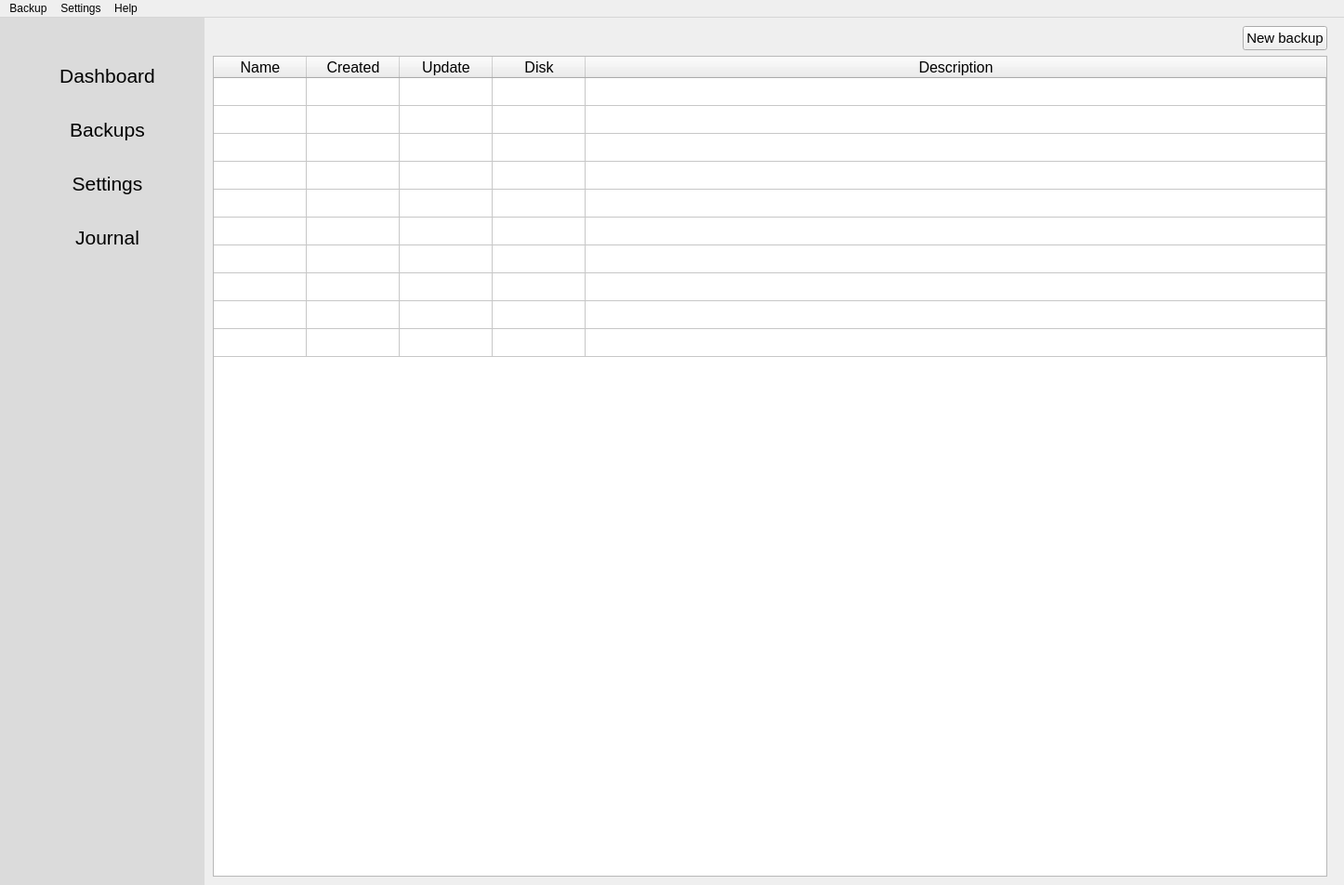
<?xml version="1.0" encoding="UTF-8"?>
<ui version="4.0">
 <class>MainWindow</class>
 <widget class="QMainWindow" name="MainWindow">
  <property name="geometry">
   <rect>
    <x>0</x>
    <y>0</y>
    <width>1446</width>
    <height>952</height>
   </rect>
  </property>
  <property name="font">
   <font>
    <pointsize>12</pointsize>
   </font>
  </property>
  <property name="windowTitle">
   <string>0.0.0.1</string>
  </property>
  <property name="tabShape">
   <enum>QTabWidget::Rounded</enum>
  </property>
  <property name="unifiedTitleAndToolBarOnMac">
   <bool>false</bool>
  </property>
  <widget class="QWidget" name="centralwidget">
   <layout class="QFormLayout" name="formLayout_2">
    <property name="horizontalSpacing">
     <number>0</number>
    </property>
    <property name="leftMargin">
     <number>0</number>
    </property>
    <property name="topMargin">
     <number>0</number>
    </property>
    <property name="bottomMargin">
     <number>0</number>
    </property>
    <item row="0" column="0">
     <widget class="QFrame" name="frame">
      <property name="minimumSize">
       <size>
        <width>220</width>
        <height>0</height>
       </size>
      </property>
      <property name="maximumSize">
       <size>
        <width>220</width>
        <height>16777215</height>
       </size>
      </property>
      <property name="font">
       <font>
        <pointsize>9</pointsize>
       </font>
      </property>
      <property name="styleSheet">
       <string notr="true">background-color: rgb(219, 219, 219);</string>
      </property>
      <layout class="QVBoxLayout" name="verticalLayout_ContolPanel">
       <property name="spacing">
        <number>33</number>
       </property>
       <property name="leftMargin">
        <number>11</number>
       </property>
       <property name="topMargin">
        <number>0</number>
       </property>
       <property name="rightMargin">
        <number>0</number>
       </property>
       <property name="bottomMargin">
        <number>0</number>
       </property>
       <item>
        <spacer name="verticalSpacer">
         <property name="orientation">
          <enum>Qt::Vertical</enum>
         </property>
         <property name="sizeType">
          <enum>QSizePolicy::Fixed</enum>
         </property>
         <property name="sizeHint" stdset="0">
          <size>
           <width>20</width>
           <height>50</height>
          </size>
         </property>
        </spacer>
       </item>
       <item>
        <widget class="CustomButton" name="pushButton_dashboard">
         <property name="sizePolicy">
          <sizepolicy hsizetype="Preferred" vsizetype="Fixed">
           <horstretch>0</horstretch>
           <verstretch>0</verstretch>
          </sizepolicy>
         </property>
         <property name="minimumSize">
          <size>
           <width>150</width>
           <height>0</height>
          </size>
         </property>
         <property name="font">
          <font>
           <pointsize>16</pointsize>
          </font>
         </property>
         <property name="styleSheet">
          <string notr="true">border:none;
</string>
         </property>
         <property name="text">
          <string>Dashboard</string>
         </property>
         <property name="iconSize">
          <size>
           <width>32</width>
           <height>32</height>
          </size>
         </property>
         <property name="checkable">
          <bool>true</bool>
         </property>
        </widget>
       </item>
       <item>
        <widget class="CustomButton" name="pushButton_backups">
         <property name="font">
          <font>
           <pointsize>16</pointsize>
          </font>
         </property>
         <property name="styleSheet">
          <string notr="true">border:none;</string>
         </property>
         <property name="text">
          <string>Backups</string>
         </property>
         <property name="checkable">
          <bool>true</bool>
         </property>
        </widget>
       </item>
       <item>
        <widget class="CustomButton" name="pushButton_settings">
         <property name="font">
          <font>
           <pointsize>16</pointsize>
          </font>
         </property>
         <property name="styleSheet">
          <string notr="true">border:none;</string>
         </property>
         <property name="text">
          <string>Settings</string>
         </property>
         <property name="checkable">
          <bool>true</bool>
         </property>
        </widget>
       </item>
       <item>
        <widget class="CustomButton" name="pushButton_history">
         <property name="font">
          <font>
           <pointsize>16</pointsize>
          </font>
         </property>
         <property name="autoFillBackground">
          <bool>false</bool>
         </property>
         <property name="styleSheet">
          <string notr="true">border:none;</string>
         </property>
         <property name="text">
          <string>Journal</string>
         </property>
         <property name="iconSize">
          <size>
           <width>150</width>
           <height>32</height>
          </size>
         </property>
         <property name="checkable">
          <bool>true</bool>
         </property>
        </widget>
       </item>
       <item>
        <spacer name="verticalSpacer_3">
         <property name="orientation">
          <enum>Qt::Vertical</enum>
         </property>
         <property name="sizeHint" stdset="0">
          <size>
           <width>20</width>
           <height>40</height>
          </size>
         </property>
        </spacer>
       </item>
      </layout>
     </widget>
    </item>
    <item row="0" column="1">
     <layout class="QVBoxLayout" name="verticalLayout_10">
      <property name="spacing">
       <number>0</number>
      </property>
      <item>
       <widget class="QStackedWidget" name="stackedWidget">
        <property name="font">
         <font>
          <pointsize>12</pointsize>
         </font>
        </property>
        <property name="lineWidth">
         <number>0</number>
        </property>
        <property name="currentIndex">
         <number>1</number>
        </property>
        <widget class="QWidget" name="page_dashboard">
         <widget class="QLabel" name="label">
          <property name="geometry">
           <rect>
            <x>390</x>
            <y>250</y>
            <width>391</width>
            <height>241</height>
           </rect>
          </property>
          <property name="text">
           <string>Dashboard</string>
          </property>
          <property name="alignment">
           <set>Qt::AlignCenter</set>
          </property>
         </widget>
        </widget>
        <widget class="QWidget" name="page_create_backup">
         <property name="font">
          <font>
           <pointsize>11</pointsize>
          </font>
         </property>
         <layout class="QVBoxLayout" name="verticalLayout_2">
          <item>
           <layout class="QVBoxLayout" name="verticalLayout">
            <item>
             <layout class="QHBoxLayout" name="horizontalLayout">
              <item>
               <spacer name="horizontalSpacer">
                <property name="orientation">
                 <enum>Qt::Horizontal</enum>
                </property>
                <property name="sizeHint" stdset="0">
                 <size>
                  <width>40</width>
                  <height>20</height>
                 </size>
                </property>
               </spacer>
              </item>
              <item>
               <widget class="QPushButton" name="pushButton_create_backup">
                <property name="text">
                 <string>New backup</string>
                </property>
               </widget>
              </item>
             </layout>
            </item>
            <item>
             <widget class="QTableWidget" name="tableWidget">
              <property name="sizePolicy">
               <sizepolicy hsizetype="Expanding" vsizetype="Expanding">
                <horstretch>0</horstretch>
                <verstretch>0</verstretch>
               </sizepolicy>
              </property>
              <property name="font">
               <font>
                <pointsize>12</pointsize>
               </font>
              </property>
              <property name="editTriggers">
               <set>QAbstractItemView::AnyKeyPressed|QAbstractItemView::DoubleClicked|QAbstractItemView::EditKeyPressed|QAbstractItemView::SelectedClicked</set>
              </property>
              <property name="gridStyle">
               <enum>Qt::SolidLine</enum>
              </property>
              <property name="rowCount">
               <number>10</number>
              </property>
              <property name="columnCount">
               <number>5</number>
              </property>
              <attribute name="horizontalHeaderMinimumSectionSize">
               <number>70</number>
              </attribute>
              <attribute name="horizontalHeaderShowSortIndicator" stdset="0">
               <bool>true</bool>
              </attribute>
              <attribute name="horizontalHeaderStretchLastSection">
               <bool>true</bool>
              </attribute>
              <attribute name="verticalHeaderVisible">
               <bool>false</bool>
              </attribute>
              <row/>
              <row/>
              <row/>
              <row/>
              <row/>
              <row/>
              <row/>
              <row/>
              <row/>
              <row/>
              <column>
               <property name="text">
                <string>Name</string>
               </property>
              </column>
              <column>
               <property name="text">
                <string>Created</string>
               </property>
               <property name="background">
                <color>
                 <red>170</red>
                 <green>0</green>
                 <blue>127</blue>
                </color>
               </property>
              </column>
              <column>
               <property name="text">
                <string>Update</string>
               </property>
              </column>
              <column>
               <property name="text">
                <string>Disk</string>
               </property>
              </column>
              <column>
               <property name="text">
                <string>Description</string>
               </property>
              </column>
             </widget>
            </item>
           </layout>
          </item>
         </layout>
        </widget>
        <widget class="QWidget" name="page_settings">
         <property name="font">
          <font>
           <pointsize>9</pointsize>
          </font>
         </property>
         <widget class="QLabel" name="label_3">
          <property name="geometry">
           <rect>
            <x>220</x>
            <y>220</y>
            <width>691</width>
            <height>281</height>
           </rect>
          </property>
          <property name="text">
           <string>SETTINGS PAGE</string>
          </property>
          <property name="alignment">
           <set>Qt::AlignCenter</set>
          </property>
         </widget>
        </widget>
        <widget class="QWidget" name="page_history">
         <property name="font">
          <font>
           <pointsize>9</pointsize>
          </font>
         </property>
         <widget class="QLabel" name="label_4">
          <property name="geometry">
           <rect>
            <x>240</x>
            <y>230</y>
            <width>691</width>
            <height>281</height>
           </rect>
          </property>
          <property name="text">
           <string>HISTORY PAGE</string>
          </property>
          <property name="alignment">
           <set>Qt::AlignCenter</set>
          </property>
         </widget>
        </widget>
       </widget>
      </item>
     </layout>
    </item>
   </layout>
  </widget>
  <widget class="QMenuBar" name="menubar">
   <property name="geometry">
    <rect>
     <x>0</x>
     <y>0</y>
     <width>1446</width>
     <height>26</height>
    </rect>
   </property>
   <property name="font">
    <font>
     <pointsize>9</pointsize>
    </font>
   </property>
   <widget class="QMenu" name="menuTasks">
    <property name="title">
     <string>Backup</string>
    </property>
    <addaction name="actionAdd"/>
    <addaction name="separator"/>
    <addaction name="actionRestore"/>
    <addaction name="separator"/>
    <addaction name="actionView"/>
   </widget>
   <widget class="QMenu" name="menuView">
    <property name="title">
     <string>Settings</string>
    </property>
   </widget>
   <widget class="QMenu" name="menuHelp">
    <property name="title">
     <string>Help</string>
    </property>
    <addaction name="separator"/>
    <addaction name="actionAbout"/>
    <addaction name="separator"/>
    <addaction name="actionManual"/>
    <addaction name="separator"/>
    <addaction name="actionDonate"/>
   </widget>
   <addaction name="menuTasks"/>
   <addaction name="menuView"/>
   <addaction name="menuHelp"/>
  </widget>
  <action name="actionAdd">
   <property name="text">
    <string>Create</string>
   </property>
  </action>
  <action name="actionDelete">
   <property name="text">
    <string>Delete</string>
   </property>
  </action>
  <action name="actionView">
   <property name="text">
    <string>View</string>
   </property>
  </action>
  <action name="actionRestore">
   <property name="text">
    <string>Restore</string>
   </property>
  </action>
  <action name="actionAbout">
   <property name="text">
    <string>About</string>
   </property>
  </action>
  <action name="actionManual">
   <property name="text">
    <string>Manual</string>
   </property>
  </action>
  <action name="actionDonate">
   <property name="text">
    <string>Donate</string>
   </property>
  </action>
 </widget>
 <customwidgets>
  <customwidget>
   <class>CustomButton</class>
   <extends>QPushButton</extends>
   <header location="global">custombutton.h</header>
  </customwidget>
 </customwidgets>
 <resources/>
 <connections/>
</ui>
